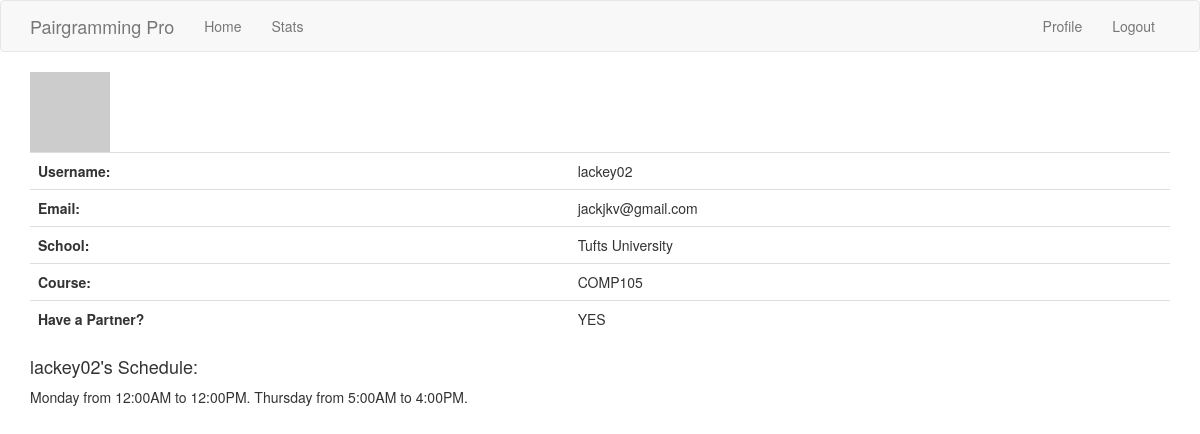
Screenshot of /user/lackey02 (signed in) with the database file from the repository.
### app/models.py (models this page shows, shortened)
class User(UserMixin, db.Model):
    id = db.Column(db.Integer, primary_key=True)
    username = db.Column(db.String(128), index=True, unique=True)
    email = db.Column(db.String(128), index=True, unique=True)
    s_id = db.Column(db.Integer, db.ForeignKey('school.id'))
    c_id = db.Column(db.Integer, db.ForeignKey('course.id'))
    password_hash = db.Column(db.String(128))
    free_times = db.relationship('FreeInterval', backref='author', lazy='dynamic')
    taken = db.Column(db.Boolean)
    partner = db.Column(db.String(128))
    def avatar(self, size):
        digest = md5(self.email.lower().encode('utf-8')).hexdigest()
        return 'https://www.gravatar.com/avatar/{}?d=identicon&s={}'.format(digest, size)

class School(db.Model):
    id = db.Column(db.Integer, primary_key=True)
    name = db.Column(db.String(128), index=True, unique=True)
    courses = db.relationship('Course', backref='institution', lazy='dynamic')
    students = db.relationship('User', backref='attending', lazy='dynamic')
    admin_school = db.Column(db.Boolean)

class Course(db.Model):
    id = db.Column(db.Integer, primary_key=True)
    name = db.Column(db.String(64), index=True, unique=True)
    s_id = db.Column(db.Integer, db.ForeignKey('school.id'))
    students = db.relationship('User', backref='enrolled', lazy='dynamic')

class FreeInterval(db.Model):
    id = db.Column(db.Integer, primary_key=True)
    start_day = db.Column(db.String(10))
    start_time = db.Column(db.String(10))
    end_day = db.Column(db.String(10))
    end_time = db.Column(db.String(10))
    user_id = db.Column(db.Integer, db.ForeignKey('user.id'))
    def __repr__(self):
        if self.start_day == self.end_day:
            return '{} from {} to {}.'.format(self.start_day, self.start_time, self.end_time)
        else:
            return '{} at {} to {} at {}.'.format(self.start_day, self.start_time, self.end_day, self.end_time)

### app/routes.py (the view)
@app.route('/user/<username>')
@login_required
def user(username):
    user = User.query.filter_by(username=username).first_or_404()
    schedule = schedule = FreeInterval.query.filter_by(author=user)
    if user.username == current_user.username and str(current_user.username) in DM.ADMINS:
        return render_template('user.html', user=user, admin=True, schedule=schedule)
    else:
        return render_template('user.html', user=user, schedule=schedule)

### app/models.py (called while the page is built)
@login.user_loader
def load_user(id):
    return User.query.get(int(id))

### app/templates/user.html (shortened to what this page needs)
{% extends "base.html" %}
{% block app_content %}
    <img src="{{ user.avatar(129) }}">
    <table class="table">
        <tr>
            <th>Username:</th>
            <td>{{ user.username }}</td>
        </tr>
        <tr>
            <th>Email:</th>
            <td>{{ user.email }}</td>
        </tr>
        <tr>
            <th>School:</th>
            <td>{{ user.attending.name }}</td>
        </tr>
        <tr>
            <th>Course:</th>
            <td>{{ user.enrolled.name }}</td>
        </tr>
        <tr>
            <th>Have a Partner?</th>
            <td>
                {% if user.taken %}
                YES
                {% else %}
                NO
                {% endif %}
            </td>
        </tr>
    </table>
    {% if user == current_user %}
        <p><a href="{{ url_for('edit_profile') }}">Edit your profile</a></p>
    {% else %}
        <h4>{{user.username}}'s Schedule:</h4>
        {% for s in schedule %}
        {{s}}
        {% else %}
            Nothing yet
        {% endfor %}
    {% endif %}
{% endblock %}

### rows the page displays
User: username "lackey02", email "jackjkv@gmail.com"
School: attending.name "Tufts University"
Course: enrolled.name "COMP105"
FreeInterval: start_day+end_day+start_time "Monday from 12:00AM to 12:00PM."
FreeInterval: start_day+end_day+start_time "Thursday from 5:00AM to 4:00PM."
